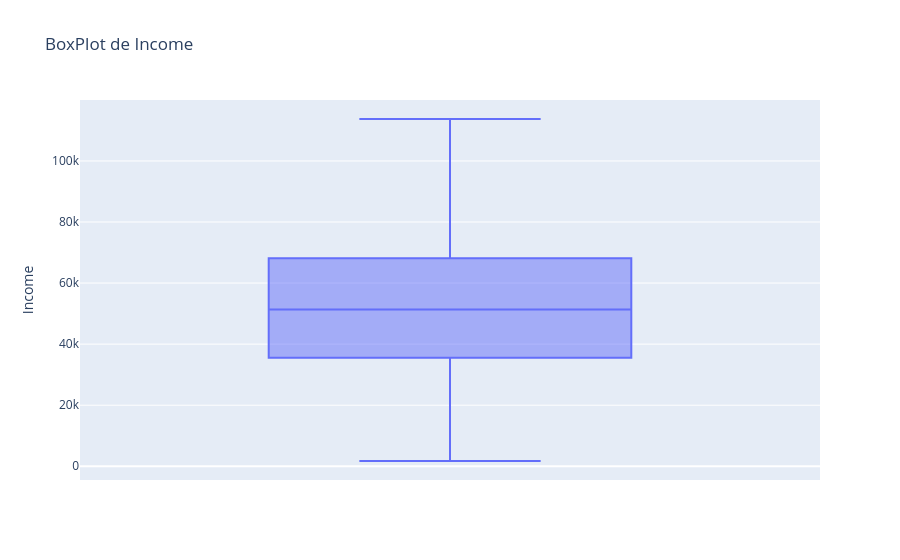

Here is the notebook cell this chart was saved with:
### Code cell
fig = px.box(df, y='Income', title='BoxPlot de Income')
fig.show()

### Figure 1 — Plotly figure (JSON) as saved in the notebook; plotly's stock layout.template omitted (floating-point values rounded to 4 significant figures; data arrays with more than 128 entries replaced by an {"elided": "..."} marker saying what was removed)
{"data": [{"alignmentgroup": "True", "hovertemplate": "Income=%{y}<extra></extra>", "legendgroup": "", "marker": {"color": "#636efa"}, "name": "", "notched": false, "offsetgroup": "", "orientation": "v", "showlegend": false, "type": "box", "x0": " ", "xaxis": "x", "y": {"elided": "2240 float values"}, "y0": " ", "yaxis": "y"}], "layout": {"boxmode": "group", "legend": {"tracegroupgap": 0}, "title": {"text": "BoxPlot de Income"}, "xaxis": {"anchor": "y", "domain": [0, 1]}, "yaxis": {"anchor": "x", "domain": [0, 1], "title": {"text": "Income"}}}}
